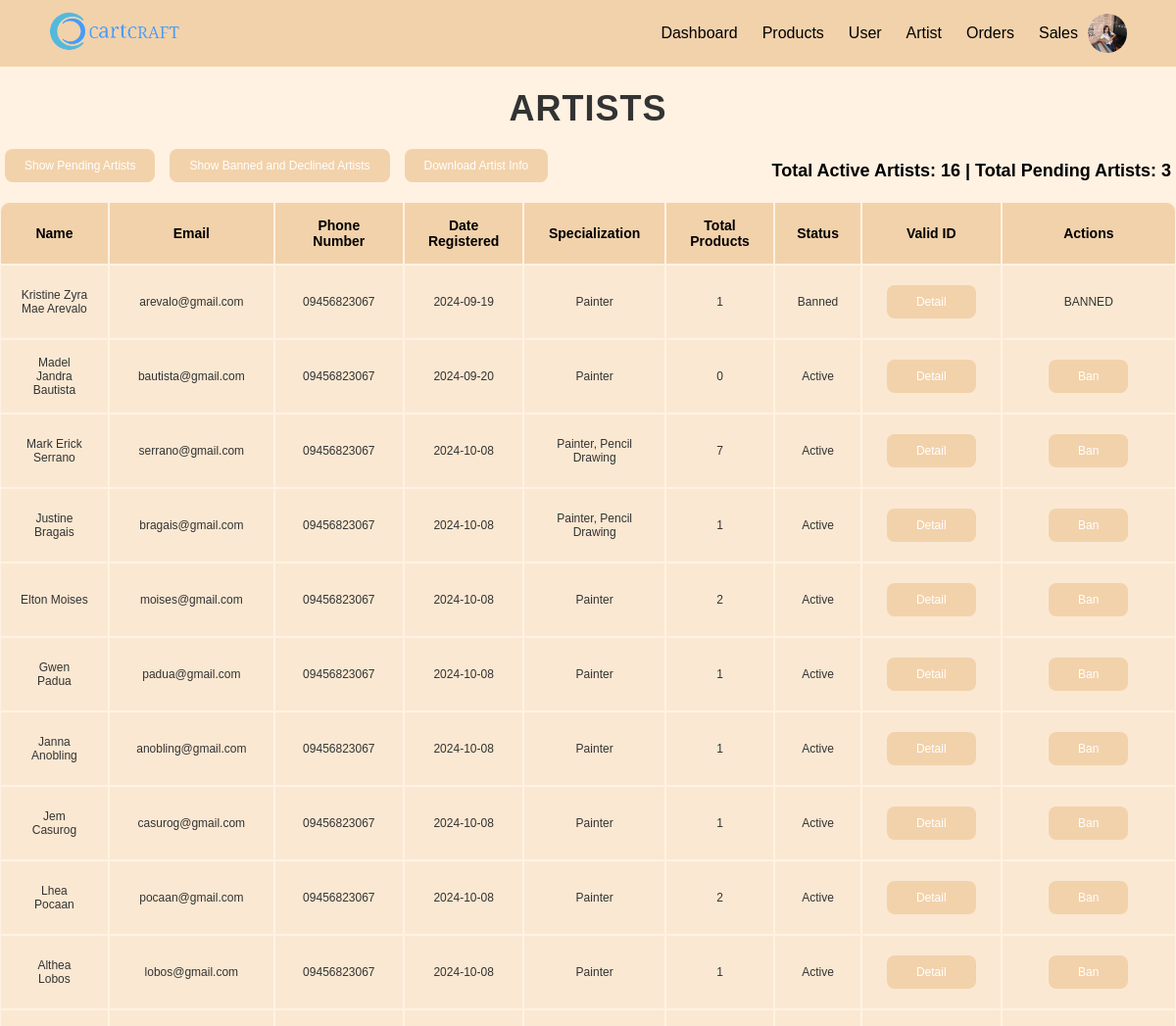
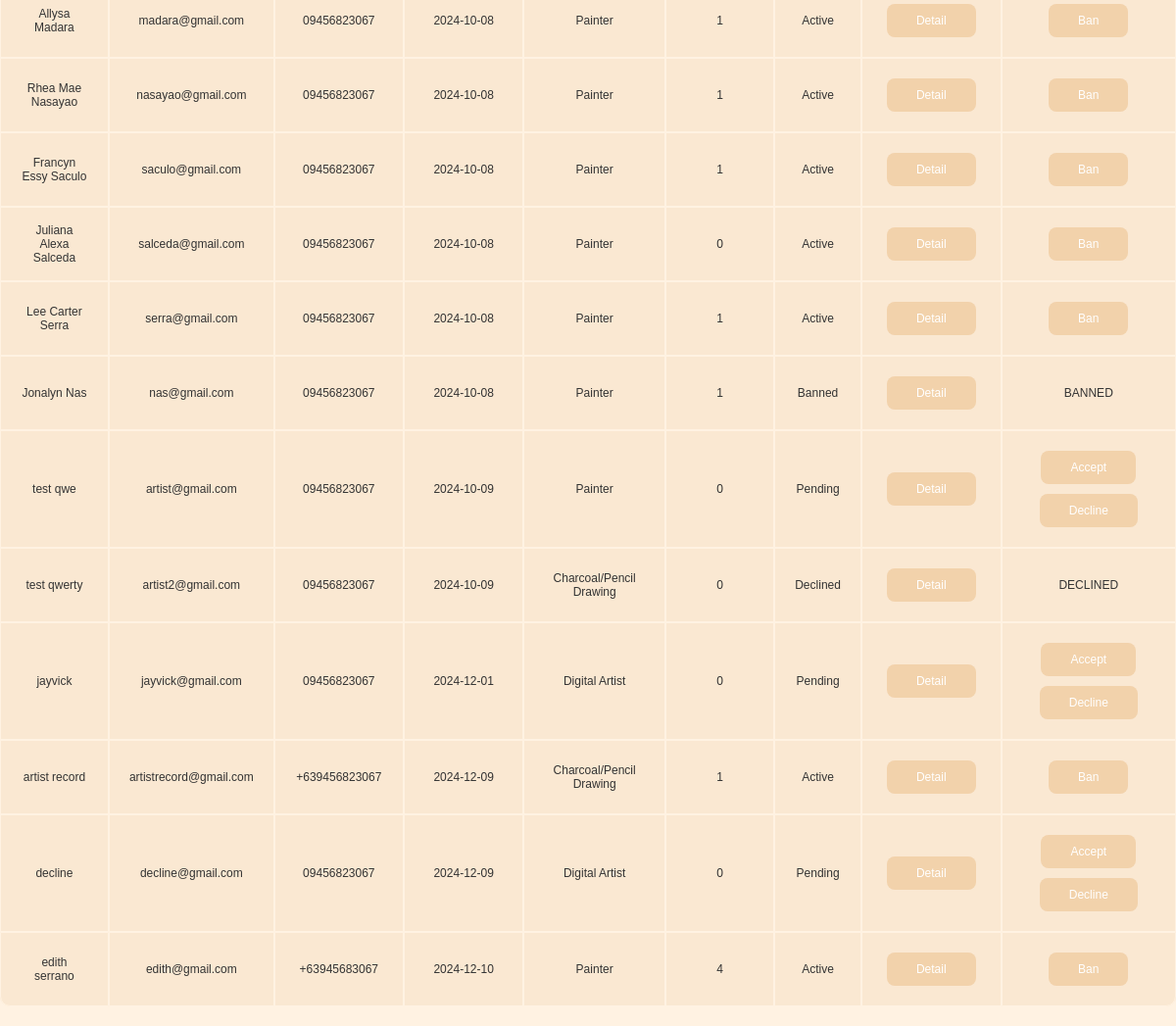
Screenshot of /Register/Login/Page/artistsList.php (signed in) with the database file from the repository (2 pictures, top to bottom).
### tables this page shows
CREATE TABLE `users` (
  `user_id` int(11) NOT NULL,
  `names` varchar(55) NOT NULL,
  `email` varchar(55) NOT NULL,
  `password` varchar(55) NOT NULL,
  `phone_number` varchar(255) NOT NULL,
  `date_registered` datetime NOT NULL DEFAULT current_timestamp(),
  `gcash_number` varchar(55) NOT NULL,
  `gcash_name` varchar(255) NOT NULL,
  `gcash_qr_code` varchar(255) NOT NULL,
  `street` varchar(55) NOT NULL,
  `barangay` varchar(55) NOT NULL,
  `municipality` varchar(55) NOT NULL,
  `province` varchar(55) NOT NULL,
  `zip_code` varchar(55) NOT NULL,
  `image` varchar(255) NOT NULL DEFAULT 'default.jpg',
  `user_type` char(1) NOT NULL DEFAULT 'u' COMMENT 'a - admin\r\nu - user',
  `user_status` char(1) NOT NULL DEFAULT 'a' COMMENT 'a - active\r\nb - banned\r\ni - inactive'
);

CREATE TABLE `artists` (
  `artist_id` int(11) NOT NULL,
  `names` varchar(55) NOT NULL,
  `email` varchar(55) NOT NULL,
  `password` varchar(55) NOT NULL,
  `phone_number` varchar(55) NOT NULL,
  `specialization` varchar(100) NOT NULL,
  `date_registered` datetime NOT NULL DEFAULT current_timestamp(),
  `gcash_number` varchar(55) NOT NULL,
  `gcash_name` varchar(255) NOT NULL,
  `gcash_qr_code` varchar(255) NOT NULL,
  `municipality` varchar(55) NOT NULL,
  `province` varchar(55) NOT NULL,
  `front_valid_id` varchar(255) NOT NULL,
  `back_valid_id` varchar(255) NOT NULL,
  `image` varchar(255) NOT NULL DEFAULT 'artist.webp',
  `user_type` char(1) NOT NULL DEFAULT 'c' COMMENT 'c - artists/creator',
  `user_status` char(1) NOT NULL DEFAULT 'p' COMMENT 'a - active \r\nb - banned\r\nd - declined\r\ni - inactive\r\np - pending	'
);

### Register/Login/Page/artistsList.php (the view, shortened to what this page needs)
<?php
include 'cartcraft_db.php';
$user_id = $_SESSION['user_id'];
$sql = "SELECT * FROM users WHERE user_id = ?";
$stmt = $conn->prepare($sql);
$stmt->bind_param("i", $user_id);
$stmt->execute();
$result = $stmt->get_result();
$user = $result->fetch_assoc();
$userImage = $user['image'];
$totalActiveArtistsQuery = "SELECT COUNT(*) AS total FROM artists WHERE user_status = 'a'";
$resultActive = mysqli_query($conn, $totalActiveArtistsQuery);
$totalActiveArtists = mysqli_fetch_assoc($resultActive)['total'];
$totalPendingArtistsQuery = "SELECT COUNT(*) AS total FROM artists WHERE user_status = 'p'";
$resultPending = mysqli_query($conn, $totalPendingArtistsQuery);
$totalPendingArtists = mysqli_fetch_assoc($resultPending)['total'];
$artistQuery = "SELECT artist_id, names, email, phone_number, specialization, date_registered, user_status, front_valid_id, back_valid_id FROM artists WHERE user_status IN ('a', 'p', 'b', 'd')";
$artistResult = mysqli_query($conn, $artistQuery);
?>
<!DOCTYPE html>
<html lang="en">
<head>
    <link rel="stylesheet" href="css/users.css">
    <link rel="stylesheet" href="css/style.css">
</head>
<body>
<nav>
    <header class="header">
        <a href="#" class="logo">
            <img class="craft" src="image/craft.png" alt="Logo">
        </a>
        <nav class="navbar" id="navbar">
            <a href="dash.php">Dashboard</a>
            <a href="adminProduct.php">Products</a>
            <a href="usersList.php">User</a>
            <a href="artistsList.php">Artist</a>
            <a href="adminOrders.php">Orders</a>
            <a href="reports.php">Sales</a>
            <div class="profile-dropdown">
                <div class="profile">
                    <img src="image/<?php echo $userImage; ?>" alt="profile_pic" class="profile-pic">
                </div>
            </div>
        </nav>
    </header>
    </nav>
<div class="container">
    <h1>ARTISTS</h1>
    <div class="table-container">
    <div class="table-header">
    <div class="filter-btn-container">
        <button id="togglePendingBtn" class="filter-btn">Show Pending Artists</button>
        <button id="toggleBannedDeclinedBtn" class="filter-btn">Show Banned and Declined Artists</button>
        <button id="downloadDocBtn" class="filter-btn">Download Artist Info</button>
    </div>
    <div class="total-users">
        Total Active Artists: <?php echo $totalActiveArtists; ?> |
        Total Pending Artists: <?php echo $totalPendingArtists; ?>
    </div>
</div>
        <table class="user-table">
            <thead>
                <tr>
                    <th>Name</th>
                    <th>Email</th>
                    <th>Phone Number</th>
                    <th>Date Registered</th>
                    <th>Specialization</th>
                    <th>Total Products</th>
                    <th>Status</th>
                    <th>Valid ID</th>
                    <th>Actions</th>
                </tr>
            </thead>
            <tbody id="artistTableBody">
                <?php while ($artist = mysqli_fetch_assoc($artistResult)):
                    $artistId = $artist['artist_id'];
                    $productQuery = "SELECT COUNT(*) AS total_products FROM products WHERE artist_id = $artistId";
                    $productResult = mysqli_query($conn, $productQuery);
                    $totalProducts = mysqli_fetch_assoc($productResult)['total_products'];
                ?>
                    <tr class="artist-row" data-status="<?php echo $artist['user_status']; ?>">
                        <td><?php echo htmlspecialchars($artist['names']); ?></td>
                        <td><?php echo htmlspecialchars($artist['email']); ?></td>
                        <td><?php echo htmlspecialchars($artist['phone_number']); ?></td>
                        <td><?php echo date('Y-m-d', strtotime($artist['date_registered'])); ?></td>
                        <td><?php echo htmlspecialchars($artist['specialization']); ?></td>
                        <td><?php echo $totalProducts; ?></td>
                        <td><?php
                            switch($artist['user_status']) {
                                case 'a': echo 'Active'; break;
                                case 'p': echo 'Pending'; break;
                                case 'b': echo 'Banned'; break;
                                case 'd': echo 'Declined'; break;
                            } ?></td>
                          <td>
                            <button class="detail-btn" data-front-id="<?php echo htmlspecialchars($artist['front_valid_id']); ?>" data-back-id="<?php echo htmlspecialchars($artist['back_valid_id']); ?>">Detail</button>
                        </td>
                        <td>
                            <?php if ($artist['user_status'] == 'p'): ?>
                                <form action="" method="POST" style="display:inline;">
                                    <button type="submit" class="accept-btn">Accept</button>
                                </form>
                                <form action="" method="POST" style="display:inline;">
                                    <button type="submit" class="decline-btn">Decline</button>
                                </form>
                            <?php elseif ($artist['user_status'] == 'a'): ?>
                                <form action="" method="POST" style="display:inline;">
                                    <button type="submit" class="ban-btn">Ban</button>
                                </form>
                            <?php elseif ($artist['user_status'] == 'b'): ?>
                                BANNED
                            <?php elseif ($artist['user_status'] == 'd'): ?>
                                DECLINED
                            <?php endif; ?>
                        </td>
                    </tr>
                <?php endwhile; ?>
            </tbody>
        </table>
    </div>
</div>
</body>
</html>

### Register/Login/Page/css/users.css (style rules this page uses)
* { margin: 0; padding: 0; box-sizing: border-box; font-family: 'Segoe UI', Tahoma, Geneva, Verdana, sans-serif; }
body { background-color: #fff2e2; display: flex; justify-content: center; min-height: 100vh; margin: 0; }
.container { width: 100%; max-width: 1200px; margin: 20px auto; }
h1 { text-align: center; color: #333; margin-bottom: 15px; margin-top: 70px; font-size: 36px; letter-spacing: 1px; }
.total-users { font-weight: bold; margin-bottom: -10px; margin-right: 5px; font-size: 18px; }
.table-header { display: flex; justify-content: space-between; align-items: center; margin-bottom: 15px; }
.filter-btn-container { display: flex; align-items: center; }
.filter-btn { padding: 10px 20px; margin-right: 10px; background-color: #f2d2ab; color: white; border: none; border-radius: 8px; font-size: 12px; cursor: pointer; transition: background-color 0.3s ease; }
table { width: 100%; border-collapse: separate; border-spacing: 0; background-color: #fae8d2; border-radius: 10px; overflow: hidden; }
table th, table td { padding: 15px 20px; text-align: center; border: 1px solid #fff2e2; font-size: 12px; color: #333; }
table th { background-color: #f2d2ab; color: #000000; font-weight: bold; font-size: 14px; }
table tr:first-child th:first-child { border-top-left-radius: 10px; }
table tr:first-child th:last-child { border-top-right-radius: 10px; }
table tr:last-child td:first-child { border-bottom-left-radius: 10px; }
table tr:last-child td:last-child { border-bottom-right-radius: 10px; }
button { padding: 10px 30px; background-color: #f2d2ab; color: white; border: none; border-radius: 8px; font-size: 12px; cursor: pointer; transition: background-color 0.3s ease; margin: 5px; }
form { display: flex; flex-direction: column; gap: 20px; }
.navbar { display: flex; }

### Register/Login/Page/css/style.css (style rules this page uses)
* { margin: 0; padding: 0; box-sizing: border-box; font-family: "Poppins", sans-serif; }
.header { position: fixed; top: 0; left: 0; width: 100%; padding: 12px 50px; background: #f2d2ab; display: flex; justify-content: space-between; align-items: center; z-index: 100; }
.navbar { display: flex; align-items: center; }
.logo img { width: 134px; height: auto; }
.navbar a { position: relative; font-size: 16px; color: #000000; font-weight: 500; text-decoration: none; margin-left: 25px; }
.profile { width: 40px; height: 40px; display: flex; justify-content: center; align-items: center; background-color: #fff2e2; border-radius: 50%; margin-left: 10px; overflow: hidden; cursor: pointer; }
.profile img { width: 100%; height: 100%; object-fit: cover; }

### rows the page displays
users: image (picture)
artists: names "Kristine Zyra Mae Arevalo", email "arevalo@gmail.com", phone_number "09456823067", date_registered "2024-09-19", specialization "Painter", totalProducts "1", user_status "Banned"
artists: names "Madel Jandra Bautista", email "bautista@gmail.com", phone_number "09456823067", date_registered "2024-09-20", specialization "Painter", totalProducts "0", user_status "Active"
artists: names "Mark Erick Serrano", email "serrano@gmail.com", phone_number "09456823067", date_registered "2024-10-08", specialization "Painter, Pencil Drawing", totalProducts "7", user_status "Active"
artists: names "Justine Bragais", email "bragais@gmail.com", phone_number "09456823067", date_registered "2024-10-08", specialization "Painter, Pencil Drawing", totalProducts "1", user_status "Active"
artists: names "Elton Moises", email "moises@gmail.com", phone_number "09456823067", date_registered "2024-10-08", specialization "Painter", totalProducts "2", user_status "Active"
artists: names "Gwen Padua", email "padua@gmail.com", phone_number "09456823067", date_registered "2024-10-08", specialization "Painter", totalProducts "1", user_status "Active"
artists: names "Janna Anobling", email "anobling@gmail.com", phone_number "09456823067", date_registered "2024-10-08", specialization "Painter", totalProducts "1", user_status "Active"
artists: names "Jem Casurog", email "casurog@gmail.com", phone_number "09456823067", date_registered "2024-10-08", specialization "Painter", totalProducts "1", user_status "Active"
artists: names "Lhea Pocaan", email "pocaan@gmail.com", phone_number "09456823067", date_registered "2024-10-08", specialization "Painter", totalProducts "2", user_status "Active"
artists: names "Althea Lobos", email "lobos@gmail.com", phone_number "09456823067", date_registered "2024-10-08", specialization "Painter", totalProducts "1", user_status "Active"
artists: names "Allysa Madara", email "madara@gmail.com", phone_number "09456823067", date_registered "2024-10-08", specialization "Painter", totalProducts "1", user_status "Active"
artists: names "Rhea Mae Nasayao", email "nasayao@gmail.com", phone_number "09456823067", date_registered "2024-10-08", specialization "Painter", totalProducts "1", user_status "Active"
artists: names "Francyn Essy Saculo", email "saculo@gmail.com", phone_number "09456823067", date_registered "2024-10-08", specialization "Painter", totalProducts "1", user_status "Active"
artists: names "Juliana Alexa Salceda", email "salceda@gmail.com", phone_number "09456823067", date_registered "2024-10-08", specialization "Painter", totalProducts "0", user_status "Active"
artists: names "Lee Carter Serra", email "serra@gmail.com", phone_number "09456823067", date_registered "2024-10-08", specialization "Painter", totalProducts "1", user_status "Active"
artists: names "Jonalyn Nas", email "nas@gmail.com", phone_number "09456823067", date_registered "2024-10-08", specialization "Painter", totalProducts "1", user_status "Banned"
artists: names "test qwe", email "artist@gmail.com", phone_number "09456823067", date_registered "2024-10-09", specialization "Painter", totalProducts "0", user_status "Pending"
artists: names "test qwerty", email "artist2@gmail.com", phone_number "09456823067", date_registered "2024-10-09", specialization "Charcoal/Pencil Drawing", totalProducts "0", user_status "Declined"
artists: names "jayvick", email "jayvick@gmail.com", phone_number "09456823067", date_registered "2024-12-01", specialization "Digital Artist", totalProducts "0", user_status "Pending"
artists: names "artist record", email "artistrecord@gmail.com", phone_number "+639456823067", date_registered "2024-12-09", specialization "Charcoal/Pencil Drawing", totalProducts "1", user_status "Active"
artists: names "decline", email "decline@gmail.com", phone_number "09456823067", date_registered "2024-12-09", specialization "Digital Artist", totalProducts "0", user_status "Pending"
artists: names "edith serrano", email "edith@gmail.com", phone_number "+63945683067", date_registered "2024-12-10", specialization "Painter", totalProducts "4", user_status "Active"

### other values shown
$totalActiveArtists "16"
$totalPendingArtists "3"
